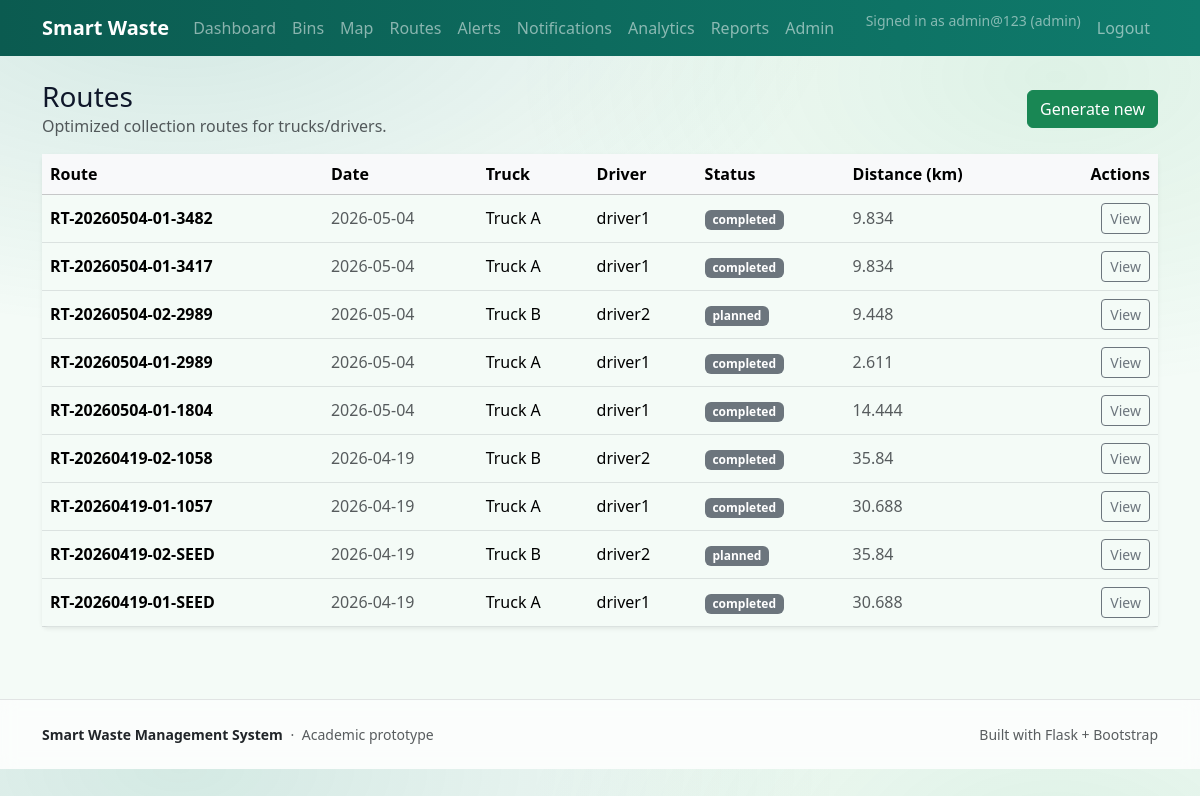
Screenshot of /admin/routes (signed in) with the database file from the repository.
### app/models.py (models this page shows, shortened)
class User(db.Model, UserMixin):
    __tablename__ = "users"
    id = db.Column(db.Integer, primary_key=True)
    username = db.Column(db.String(50), unique=True, nullable=False, index=True)
    email = db.Column(db.String(120), unique=True, nullable=True, index=True)
    first_name = db.Column(db.String(80), nullable=True)
    last_name = db.Column(db.String(80), nullable=True)
    phone_number = db.Column(db.String(30), nullable=True)
    employee_id = db.Column(db.String(50), unique=True, nullable=True, index=True)
    password_hash = db.Column(db.String(255), nullable=False)
    role = db.Column(db.String(20), nullable=False, default="user")  # admin|worker|user (legacy: collector|public)
    is_active = db.Column(db.Boolean, nullable=False, default=True)
    created_at = db.Column(db.DateTime(timezone=True), nullable=False, default=utcnow)
    last_login_at = db.Column(db.DateTime(timezone=True), nullable=True)
    trucks = db.relationship("Truck", back_populates="driver", lazy="dynamic")
    created_routes = db.relationship("Route", foreign_keys="Route.created_by_id", lazy="dynamic")
    @property
    def is_admin(self) -> bool:
        return self.canonical_role == "admin"
    @property
    def is_worker(self) -> bool:
        return self.canonical_role == "worker"
    @property
    def is_collector(self) -> bool:
        return self.is_worker
    @property
    def canonical_role(self) -> str:
        if self.role == "collector":
            return "worker"
        if self.role == "public":
            return "user"
        return self.role

class Route(db.Model):
    __tablename__ = "routes"
    id = db.Column(db.Integer, primary_key=True)
    route_code = db.Column(db.String(30), unique=True, nullable=False, index=True)
    date_for = db.Column(db.Date, nullable=False)
    algorithm = db.Column(db.String(50), nullable=False, default="Greedy Nearest-Neighbor (Urgency Weighted)")
    status = db.Column(db.String(20), nullable=False, default="planned")  # planned|in_progress|completed
    total_distance_km = db.Column(db.Float, nullable=True)
    created_at = db.Column(db.DateTime(timezone=True), nullable=False, default=utcnow)
    created_by_id = db.Column(db.Integer, db.ForeignKey("users.id"), nullable=True)
    created_by = db.relationship("User", foreign_keys=[created_by_id])
    truck_id = db.Column(db.Integer, db.ForeignKey("trucks.id"), nullable=True)
    truck = db.relationship("Truck", back_populates="routes")
    driver_id = db.Column(db.Integer, db.ForeignKey("users.id"), nullable=True)
    driver = db.relationship("User", foreign_keys=[driver_id])
    stops = db.relationship("RouteStop", back_populates="route", order_by="RouteStop.seq", cascade="all, delete-orphan")

class Truck(db.Model):
    __tablename__ = "trucks"
    id = db.Column(db.Integer, primary_key=True)
    name = db.Column(db.String(80), nullable=False)
    plate_no = db.Column(db.String(30), unique=True, nullable=False)
    status = db.Column(db.String(20), nullable=False, default="active")  # active|inactive
    last_seen_at = db.Column(db.DateTime(timezone=True), nullable=True)
    driver_id = db.Column(db.Integer, db.ForeignKey("users.id"), nullable=True)
    driver = db.relationship("User", back_populates="trucks")
    routes = db.relationship("Route", back_populates="truck", lazy="dynamic")

### app/blueprints/admin/routes.py (the view)
@bp.get("/routes")
@login_required
@role_required("admin")
def routes_list():
    routes = Route.query.order_by(Route.created_at.desc()).limit(30).all()
    return render_template("admin/routes.html", routes=routes)

### app/models.py (called while the page is built)
@login_manager.user_loader
def load_user(user_id: str):
    try:
        return db.session.get(User, int(user_id))
    except Exception:
        return None

### app/utils/security.py (called while the page is built)
def _canonical_role(role: str) -> str:
    return _ROLE_ALIASES.get((role or "").strip(), (role or "").strip())

def role_required(*roles: str):
    def decorator(view_fn):
        @wraps(view_fn)
        def wrapped(*args, **kwargs):
            if not current_user.is_authenticated:
                abort(401)
            allowed = {_canonical_role(r) for r in roles}
            if _canonical_role(getattr(current_user, "role", "")) not in allowed:
                abort(403)
            return view_fn(*args, **kwargs)
        return wrapped
    return decorator

### app/templates/admin/routes.html (shortened to what this page needs)
{% extends "shared/layout.html" %}
{% block content %}
<div class="container py-4">
  <div class="d-flex align-items-center justify-content-between mb-3">
    <div>
      <h1 class="h3 mb-0">Routes</h1>
      <div class="text-muted">Optimized collection routes for trucks/drivers.</div>
    </div>
    <a class="btn btn-success" href="{{ url_for('admin.routes_new') }}">Generate new</a>
  </div>
  <div class="card shadow-sm border-0">
    <div class="table-responsive">
      <table class="table align-middle mb-0">
        <thead class="table-light">
          <tr>
            <th>Route</th>
            <th>Date</th>
            <th>Truck</th>
            <th>Driver</th>
            <th>Status</th>
            <th>Distance (km)</th>
            <th class="text-end">Actions</th>
          </tr>
        </thead>
        <tbody>
          {% for r in routes %}
            <tr>
              <td class="fw-semibold">{{ r.route_code }}</td>
              <td class="text-muted">{{ r.date_for }}</td>
              <td>{{ r.truck.name if r.truck else '-' }}</td>
              <td>{{ r.driver.username if r.driver else '-' }}</td>
              <td><span class="badge text-bg-secondary">{{ r.status }}</span></td>
              <td class="text-muted">{{ r.total_distance_km or '-' }}</td>
              <td class="text-end">
                <a class="btn btn-sm btn-outline-secondary" href="{{ url_for('admin.route_detail', route_id=r.id) }}">View</a>
              </td>
            </tr>
          {% endfor %}
        </tbody>
      </table>
    </div>
  </div>
</div>
{% endblock %}

### app/templates/shared/nav.html (shortened to what this page needs)
{% set user = current_user if current_user.is_authenticated else None %}
<nav class="navbar navbar-expand-lg navbar-dark app-nav">
  <div class="container">
    <a class="navbar-brand fw-semibold" href="{{ url_for('public.dashboard') if user else url_for('public.landing') }}">Smart Waste</a>
    <div class="collapse navbar-collapse" id="navMain">
      <ul class="navbar-nav me-auto mb-2 mb-lg-0">
        <li class="nav-item"><a class="nav-link" href="{{ url_for('public.dashboard') }}">Dashboard</a></li>
        <li class="nav-item"><a class="nav-link" href="{{ url_for('public.bins') }}">Bins</a></li>
        <li class="nav-item"><a class="nav-link" href="{{ url_for('public.map_view') }}">Map</a></li>
        {% if user and user.is_admin %}
          <li class="nav-item"><a class="nav-link" href="{{ url_for('admin.routes_list') }}">Routes</a></li>
          <li class="nav-item"><a class="nav-link" href="{{ url_for('admin.alerts') }}">Alerts</a></li>
          <li class="nav-item"><a class="nav-link" href="{{ url_for('admin.notifications') }}">Notifications</a></li>
          <li class="nav-item"><a class="nav-link" href="{{ url_for('admin.analytics') }}">Analytics</a></li>
          <li class="nav-item"><a class="nav-link" href="{{ url_for('admin.reports') }}">Reports</a></li>
          <li class="nav-item"><a class="nav-link" href="{{ url_for('admin.admin_home') }}">Admin</a></li>
        {% endif %}
      </ul>
      <ul class="navbar-nav ms-auto">
        {% if not user %}
          <li class="nav-item"><a class="nav-link" href="{{ url_for('auth.login') }}">Login</a></li>
          <li class="nav-item"><a class="nav-link" href="{{ url_for('auth.register') }}">Sign up</a></li>
        {% else %}
          <li class="nav-item"><span class="navbar-text small text-white-50 me-2">Signed in as {{ user.username }} ({{ user.canonical_role }})</span></li>
          <li class="nav-item"><a class="nav-link" href="{{ url_for('auth.logout') }}">Logout</a></li>
        {% endif %}
      </ul>
    </div>
  </div>
</nav>

### app/static/css/app.css (style rules this page uses)
:root { --sw-primary: #0b5b50; --sw-primary-2: #0f7b6c; --sw-accent: #16a34a; --sw-bg: #f4fbf7; --sw-surface: #ffffff; --sw-ink: #0f172a; --sw-muted: #475569; --sw-border: rgba(2, 6, 23, .10); --app-green: var(--sw-primary-2); --app-green-dark: var(--sw-primary); --app-accent: #a7f3d0; --app-bg: var(--sw-bg); --app-ink: var(--sw-ink); --app-muted: var(--sw-muted); --bs-primary: var(--sw-primary); --bs-primary-rgb: 11, 91, 80; --bs-success: var(--sw-accent); --bs-success-rgb: 22, 163, 74; --bs-body-bg: var(--sw-bg); --bs-body-color: var(--sw-ink); --bs-link-color: var(--sw-primary-2); --bs-link-color-rgb: 15, 123, 108; --bs-link-hover-color: var(--sw-primary); --bs-border-color: var(--sw-border); }
.bg-app { background: radial-gradient(1200px 600px at 15% 0%, rgba(15,123,108,.14), transparent 55%), radial-gradient(900px 520px at 88% 10%, rgba(22,163,74,.10), transparent 60%), var(--sw-bg); color: var(--sw-ink); }
.app-nav { background: linear-gradient(90deg, var(--app-green-dark), var(--app-green)); }
.navbar .nav-link { opacity:.95; }

### rows the page displays
User: username "admin@123", canonical_role "admin"
Route: route_code "RT-20260504-01-3482", date_for "2026-05-04", truck "Truck A", driver "driver1", status "completed", total_distance_km "9.834"
Route: route_code "RT-20260504-01-3417", date_for "2026-05-04", truck "Truck A", driver "driver1", status "completed", total_distance_km "9.834"
Route: route_code "RT-20260504-02-2989", date_for "2026-05-04", truck "Truck B", driver "driver2", status "planned", total_distance_km "9.448"
Route: route_code "RT-20260504-01-2989", date_for "2026-05-04", truck "Truck A", driver "driver1", status "completed", total_distance_km "2.611"
Route: route_code "RT-20260504-01-1804", date_for "2026-05-04", truck "Truck A", driver "driver1", status "completed", total_distance_km "14.444"
Route: route_code "RT-20260419-02-1058", date_for "2026-04-19", truck "Truck B", driver "driver2", status "completed", total_distance_km "35.84"
Route: route_code "RT-20260419-01-1057", date_for "2026-04-19", truck "Truck A", driver "driver1", status "completed", total_distance_km "30.688"
Route: route_code "RT-20260419-02-SEED", date_for "2026-04-19", truck "Truck B", driver "driver2", status "planned", total_distance_km "35.84"
Route: route_code "RT-20260419-01-SEED", date_for "2026-04-19", truck "Truck A", driver "driver1", status "completed", total_distance_km "30.688"
